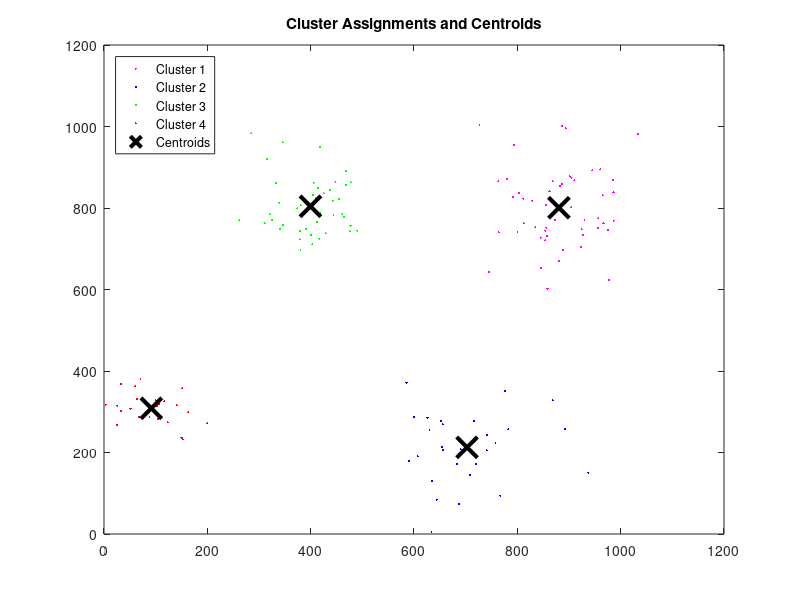
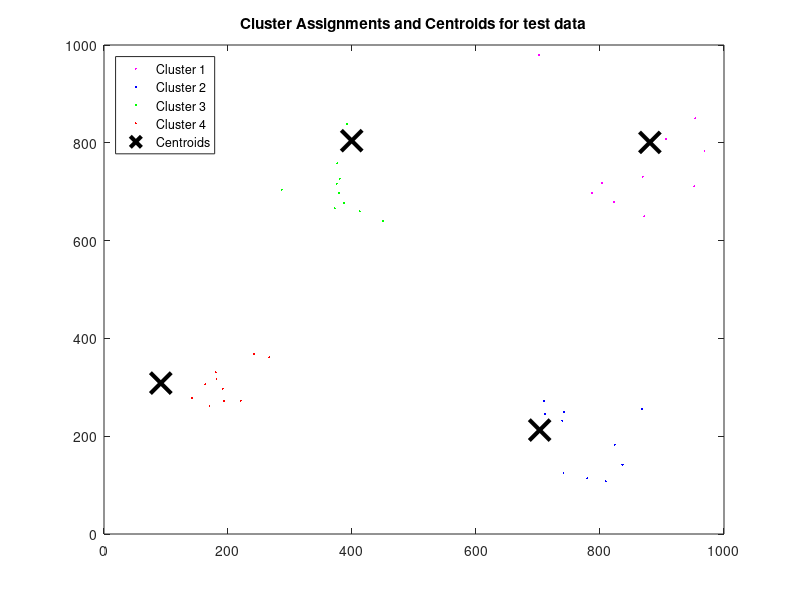
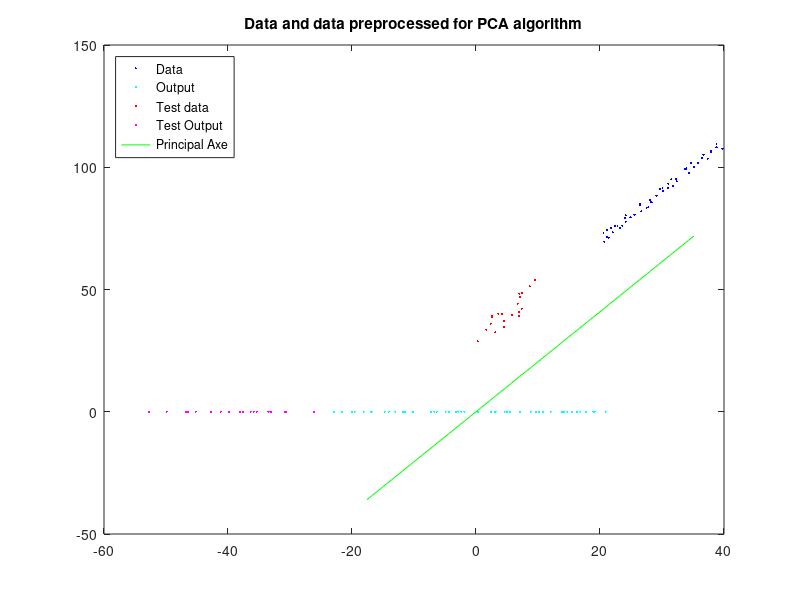

MATLAB code for these plots, in order:
%%%%%%%%%%%%%%%%%%%%%%%%%%%                        %%  Exercice for K-means  %%                        %%%%%%%%%%%%%%%%%%%%%%%%%%%% Initialize training dataXa = [ 50.*randn(45,1) + 400, 60.*randn(45,1) + 800];Xb = [ 60.*randn(25,1) + 100, 40.*randn(25,1) + 300];Xc = [ 75.*randn(50,1) + 900, 85.*randn(50,1) + 800];Xd = [ 100.*randn(30,1) + 700, 80.*randn(30,1) + 200];X = [Xa; Xb; Xc; Xd];% Nb of data inputI = 150;% Cluster assigned to each data inputY = zeros(I, 1);% K-means algorithm% Initialize cluster centroidsK = 4; % nb of clustersCc = 1000*rand(K, 2); % Cluster centroidsCc_next = Cc;% Delta to checks the convergencedelta = 1000;% Repeat until convergencewhile delta > 0.0001  delta = 0;    % For each output  for i = 1:I    %Update y(i)    min = 100000;    % For each cluster    for k = 1:K      % Compute distance between input and cluster centroid      dist = sqrt((X(i, 1)-Cc(k,1))^2 + (X(i, 2)-Cc(k,2))^2);      if dist < min        min = dist;        Y(i) = k;      end    end  end    % For each cluster  for k = 1:K    % Update each centroid        sum = zeros(1, 2); % Coordinates sum of elements for this cluster    counter = 0; % Count nb of elements for this cluster    % For each input    for i = 1:I      % If element classified for the cluster      if Y(i) == k        sum += X(i, :);        counter++;      end    end        % Update centroid    if counter > 0      Cc_next(k, :) = sum / counter;    else      Cc_next(k, :) = 1000*rand(1, 2);    end        % Update delta    if(sqrt((Cc(k, 1)-Cc_next(k,1))^2 + (Cc(k, 2)-Cc_next(k,2))^2) > delta)      delta = sqrt((Cc(k, 1)-Cc_next(k,1))^2 + (Cc(k, 2)-Cc_next(k,2))^2);    end  end  Cc = Cc_next;end% Plot the resultfigure;plot(X(Y==1,1),X(Y==1,2),'m.','MarkerSize', 5)hold onplot(X(Y==2,1),X(Y==2,2),'b.','MarkerSize', 5)hold onplot(X(Y==3,1),X(Y==3,2),'g.','MarkerSize', 5)hold onplot(X(Y==4,1),X(Y==4,2),'r.','MarkerSize', 5)plot(Cc(:,1),Cc(:,2),'kx', 'MarkerSize',15,'LineWidth',3)legend('Cluster 1','Cluster 2', 'Cluster 3', 'Cluster 4', 'Centroids', 'Location', 'northwest')title 'Cluster Assignments and Centroids';hold off% Test Model with new DataXtesta = [ 50.*randn(10,1) + 400, 60.*randn(10,1) + 700];Xtestb = [ 60.*randn(10,1) + 200, 40.*randn(10,1) + 300];Xtestc = [ 75.*randn(10,1) + 900, 85.*randn(10,1) + 800];Xtestd = [ 50.*randn(10,1) + 800, 50.*randn(10,1) + 200];Xtest = [Xtesta; Xtestb; Xtestc; Xtestd];% Nb of data inputI = 40;% Cluster assigned to each data inputYtest = zeros(I, 1);% For each outputfor i = 1:I  %Update y(i)  min = 100000;  % For each cluster  for k = 1:K    % Compute distance between input and cluster centroid    dist = sqrt((Xtest(i, 1)-Cc(k,1))^2 + (Xtest(i, 2)-Cc(k,2))^2);    if (dist < min)      min = dist;      Ytest(i) = k;    end  endend% Plot the clustering result for the test datafigure;plot(Xtest(Ytest==1,1),Xtest(Ytest==1,2),'m.','MarkerSize', 5)hold onplot(Xtest(Ytest==2,1),Xtest(Ytest==2,2),'b.','MarkerSize', 5)hold onplot(Xtest(Ytest==3,1),Xtest(Ytest==3,2),'g.','MarkerSize', 5)hold onplot(Xtest(Ytest==4,1),Xtest(Ytest==4,2),'r.','MarkerSize', 5)plot(Cc(:,1),Cc(:,2),'kx', 'MarkerSize',15,'LineWidth',3)legend('Cluster 1','Cluster 2', 'Cluster 3', 'Cluster 4', 'Centroids', 'Location', 'northwest')title 'Cluster Assignments and Centroids for test data';hold off%%%%%%%%%%%%%%%%%%%%%%%%%%%                        %%  Exercice for PCA      %%                        %%%%%%%%%%%%%%%%%%%%%%%%%%%% Generate yourself some data following a 2D linear model with some random noise.I = 50;% input data: follows a 2D linear model with some random noiseX1 = 20 + 20*rand(I, 1); % abscissa (10 different abcissa from 20 to 40noise = -2.5 + 5*rand(I, 1); % noise from -2.5 to 2.5X2 = 2*X1 + 30 + noise; % follows linear function X2 = 2*X + 5 whith some noise addedX = [X1 X2];% Plot the clustering result for the test datafigure;plot(X(:,1),X(:,2),'b.','MarkerSize', 5)hold on% PCA algorithm% Pre-processing data% Set Meanmn = mean(X);% Substract the mean to the dataX -= mn;% Compute covariance matrixsigma = 1/I * X' * X;% Compute the K-most significant eigenvectors of covariance[U, S, V] = svd(sigma); % U: right eigenvectors, V: eigenvalues% Find the most significant eigenvector -> This is the principal axesU = U(:, 1);% Project the data set onto UY = X * U;plot(Y(:,1), zeros(I, 1), 'c.','MarkerSize', 5)hold on% Test Model with new Data% input data: follows a 2D linear model with some random noiseI = 20;Xtest1 = 10*rand(I, 1); % abscissa (10 different abcissa from 0 to 10noise = -5 + 10*rand(I, 1); % noise from -5 to 5Xtest2 = 2*Xtest1 + 30 + noise; % follows linear function X2 = 2*X + 5 whith some noise addedXtest = [Xtest1 Xtest2];plot(Xtest(:,1),Xtest(:,2),'r.','MarkerSize', 5)hold on% Normalize test dataX -= mn;% Project the test data set onto UY = Xtest * U;plot(Y(:,1), zeros(I, 1), 'm.','MarkerSize', 5)hold on% Plot the principal axet = -80:40;plot(t'*U'(:, 1), t'*U'(:, 2), 'g');legend('Data', 'Output', 'Test data', 'Test Output', 'Principal Axe', 'Location', 'northwest')title 'Data and data preprocessed for PCA algorithm';hold off